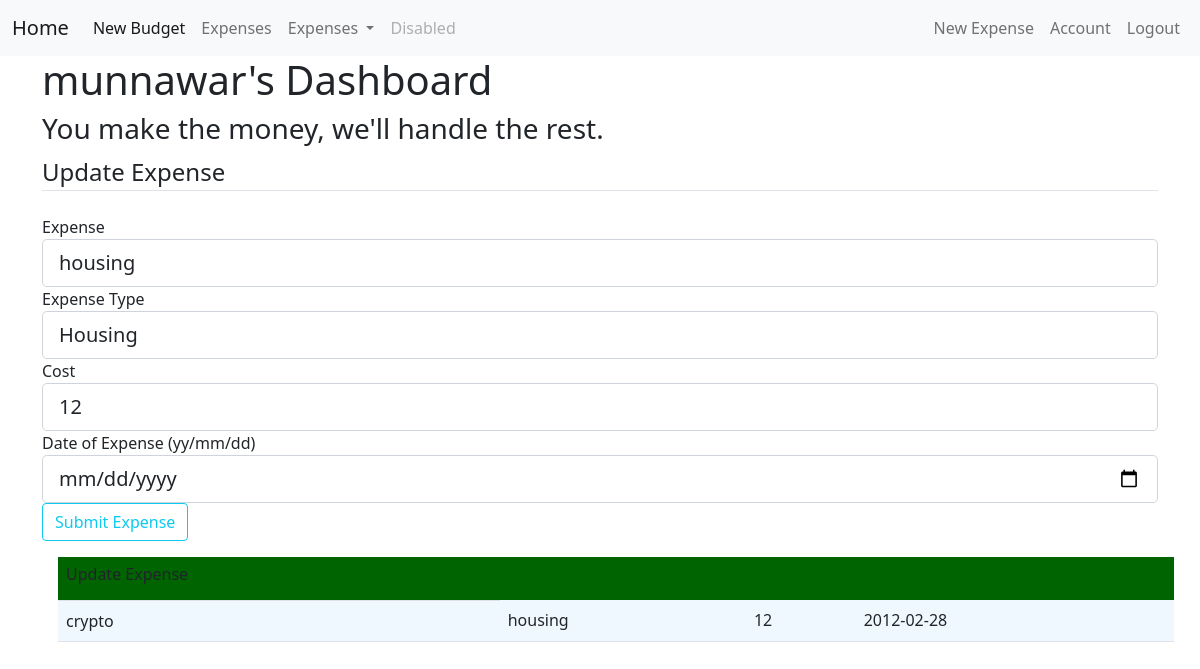
The page /expense/12 (signed in) on the database its author committed.
### budget_app/models.py (models this page shows, shortened)
class User(db.Model, UserMixin):
    id = db.Column(db.Integer, primary_key=True)
    email = db.Column(db.String(120), unique=True, nullable=False)
    username = db.Column(db.String(20), unique=True, nullable=False)
    password = db.Column(db.String(60), nullable=False)
    expense = db.relationship('Expense', backref='user', lazy=True)

class Expense(db.Model):
    id = db.Column(db.Integer, primary_key=True)
    vendor = db.Column(db.String(100), nullable=False)
    expense_type = db.Column(db.String(50), nullable=False)
    cost = db.Column(db.Integer, nullable=False)
    date_posted = db.Column(db.DateTime, nullable=False, default=datetime.utcnow)
    user_id = db.Column(db.Integer, db.ForeignKey('user.id'), nullable=False)

### budget_app/routes.py (the view)
@app.route("/expense/<int:expense_id>", methods=['GET', 'POST'])
@login_required
def expense(expense_id):
    expense = Expense.query.get_or_404(expense_id)
    form = UpdateExpenseForm()
    if form.validate_on_submit():
        expense.vendor = form.expense.data
        expense.expense_type = form.expense.data
        expense.cost = form.cost.data
        expense.date_posted = form.date.data
        expense.user_id = session["user_id"]
        db.session.commit()
        flash('Expense successfully updated.', 'success')
        return redirect(url_for('start'))
    elif request.method == "GET":
        form.expense.data = expense.vendor
        form.expense.data = expense.expense_type
        form.cost.data  = expense.cost
        form.date.data  = expense.date_posted
        session["user_id"] = expense.user_id
    return render_template('expense.html', title='Expense', expense=expense, form=form)

### budget_app/forms.py
class UpdateExpenseForm(FlaskForm):
    expense = StringField('Expense', validators=[DataRequired()])
    expense_type = SelectField(u'Expense Type', choices=[('housing', 'Housing'), ('food', 'Food'), ('transport', 'Transportation'), ('bills', 'Bills'),('entertainment', 'Entertainment'),('investments', 'Investments'),('misc','Miscellaneous'), ('groceries', 'Groceries')], validators=[DataRequired()])
    cost = IntegerField('Cost', validators=[DataRequired()])
    date = DateField('Date of Expense (yy/mm/dd)', format='%y/%m/%d', validators=[DataRequired()])
    submit = SubmitField('Submit Expense')

### budget_app/models.py (called while the page is built)
@login_manager.user_loader
def load_user(user_id):
    return User.query.get(int(user_id))

### budget_app/templates/expense.html (shortened to what this page needs)
{% extends 'base.html' %}
{% block head %}
<link rel="stylesheet" href="/static/styles.css" />
{% endblock %}
{% block body %}
    <h1>{{current_user.username}}'s Dashboard </h1>
    <h3>You make the money, we'll handle the rest.</h3>
    <table class="table">
        <tr class="table__header">
        <td class="table__cell"><h6>Update Expense</h6>
        </td>
        </tr>
        <tr class="table__row">
            <td class= "table__cell">{{ expense.vendor }}</td>
            <td class= "table__cell">{{ expense.expense_type }}</td>
            <td class= "table__cell">{{ expense.cost }}</td>
            <td class= "table__cell">{{ expense.date_posted.strftime('%Y-%m-%d') }}</td>
        </tr>
        <form method="POST" action="">
            <fieldset class="form-group">
                <legend class="border-bottom mb-4">Update Expense</legend>
                <div class="form-group">
                    {{ form.expense.label(class="form-control-label") }}
                    {% if form.expense.errors %}
                        {{ form.expense(class="form-control form-control-lg is-invalid") }}
                        <div class="invalid-feedback">
                            {% for error in form.expense.errors %}
                                <span>{{ error }}</span>
                            {% endfor %}
                        </div>
                    {% else %}
                        {{ form.expense(class="form-control form-control-lg") }}
                    {% endif %}
                </div>
                <div class="form-group">
                    {{ form.expense_type.label(class="form-control-label") }}
                    {% if form.expense_type.errors %}
                        {{ form.expense_type(class="form-control form-control-lg is-invalid") }}
                        <div class="invalid-feedback">
                            {% for error in form.expense_type.errors %}
                                <span>{{ error }}</span>
                            {% endfor %}
                        </div>
                    {% else %}
                        {{ form.expense_type(class="form-control form-control-lg") }}
                    {% endif %}
                </div>
                <div class="form-group">
                    {{ form.cost.label(class="form-control-label") }}
                    {% if form.cost.errors %}
                        {{ form.cost(class="form-control form-control-lg is-invalid") }}
                        <div class="invalid-feedback">
                            {% for error in form.cost.errors %}
                                <span>{{ error }}</span>
                            {% endfor %}
                        </div>
                    {% else %}
                        {{ form.cost(class="form-control form-control-lg") }}
                    {% endif %}
                </div>
                <div class="form-group">
                    {{ form.date.label(class="form-control-label") }}
                    {% if form.date.errors %}
                        {{ form.date(class="form-control form-control-lg is-invalid") }}
                        <div class="invalid-feedback">
                            {% for error in form.date.errors %}
                                <span>{{ error }}</span>
                            {% endfor %}
                        </div>
                    {% else %}
                        {{ form.date(class="form-control form-control-lg") }}
                    {% endif %}
                </div>
            </fieldset>
            <div class="form-group">
                {{ form.submit(class="btn btn-outline-info") }}
            </div>
        </form>
    </table>
{% endblock %}

### budget_app/static/styles.css (style rules this page uses)
.table { border-spacing: 0; margin: 1rem; background-color: darkgreen; }
.table__row:nth-child(even) { background-color: aliceblue; }
.table__header { text-align: left; }
.table__cell { padding: 8px; }

### rows shown on the page
User: username "munnawar"
Expense: vendor "crypto", expense_type "housing", cost "12", date_posted "2012-02-28"
